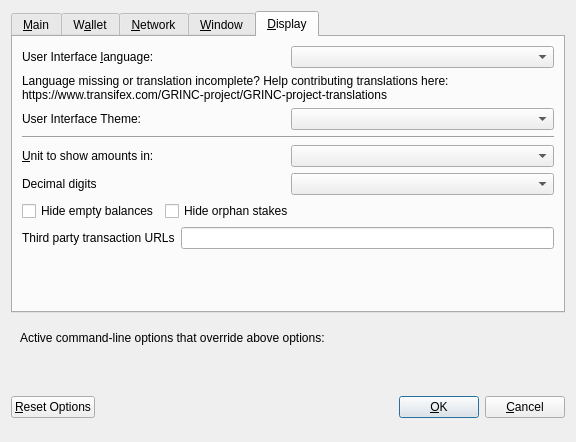
<?xml version="1.0" encoding="UTF-8"?>
<ui version="4.0">
 <class>OptionsDialog</class>
 <widget class="QDialog" name="OptionsDialog">
  <property name="geometry">
   <rect>
    <x>0</x>
    <y>0</y>
    <width>576</width>
    <height>442</height>
   </rect>
  </property>
  <property name="windowTitle">
   <string>Options</string>
  </property>
  <property name="modal">
   <bool>true</bool>
  </property>
  <layout class="QVBoxLayout" name="verticalLayout">
   <item>
    <widget class="QTabWidget" name="tabWidget">
     <property name="currentIndex">
      <number>4</number>
     </property>
     <widget class="QWidget" name="tabMain">
      <attribute name="title">
       <string>&amp;Main</string>
      </attribute>
      <layout class="QVBoxLayout" name="verticalLayout_Main">
       <item>
        <widget class="QCheckBox" name="bitcoinAtStartup">
         <property name="toolTip">
          <string>Automatically start GRINC after logging in to the system.</string>
         </property>
         <property name="text">
          <string>&amp;Start GRINC on system login</string>
         </property>
        </widget>
       </item>
       <item>
        <layout class="QHBoxLayout" name="horizontalLayout_2_Main">
         <item>
          <widget class="QLabel" name="databaseCacheLabel">
           <property name="text">
            <string>Size of &amp;database cache</string>
           </property>
           <property name="textFormat">
            <enum>Qt::PlainText</enum>
           </property>
           <property name="buddy">
            <cstring>databaseCache</cstring>
           </property>
          </widget>
         </item>
         <item>
          <widget class="QSpinBox" name="databaseCache"/>
         </item>
         <item>
          <widget class="QLabel" name="databaseCacheUnitLabel">
           <property name="text">
            <string>MB</string>
           </property>
           <property name="textFormat">
            <enum>Qt::PlainText</enum>
           </property>
          </widget>
         </item>
         <item>
          <spacer name="horizontalSpacer_2_Main">
           <property name="orientation">
            <enum>Qt::Horizontal</enum>
           </property>
           <property name="sizeHint" stdset="0">
            <size>
             <width>40</width>
             <height>20</height>
            </size>
           </property>
          </spacer>
         </item>
        </layout>
       </item>
       <item>
        <layout class="QHBoxLayout" name="horizontalLayout_3_Main">
         <item>
          <widget class="QLabel" name="threadsScriptVerifLabel">
           <property name="text">
            <string>Number of script &amp;verification threads</string>
           </property>
           <property name="textFormat">
            <enum>Qt::PlainText</enum>
           </property>
           <property name="buddy">
            <cstring>threadsScriptVerif</cstring>
           </property>
          </widget>
         </item>
         <item>
          <widget class="QSpinBox" name="threadsScriptVerif">
           <property name="toolTip">
            <string>(0 = auto, &lt;0 = leave that many cores free)</string>
           </property>
          </widget>
         </item>
         <item>
          <spacer name="horizontalSpacer_3_Main">
           <property name="orientation">
            <enum>Qt::Horizontal</enum>
           </property>
           <property name="sizeHint" stdset="0">
            <size>
             <width>40</width>
             <height>20</height>
            </size>
           </property>
          </spacer>
         </item>
        </layout>
       </item>
       <item>
        <spacer name="verticalSpacer_2">
         <property name="orientation">
          <enum>Qt::Vertical</enum>
         </property>
         <property name="sizeHint" stdset="0">
          <size>
           <width>20</width>
           <height>40</height>
          </size>
         </property>
        </spacer>
       </item>
      </layout>
     </widget>
     <widget class="QWidget" name="tabWallet">
      <attribute name="title">
       <string>W&amp;allet</string>
      </attribute>
      <layout class="QVBoxLayout" name="verticalLayout_Wallet">
       <item>
        <layout class="QHBoxLayout" name="horizontalLayout_2_Wallet">
         <item>
          <widget class="QLabel" name="labelStakeSplitThresholdText">
           <property name="text">
            <string>Stake split threshold:</string>
           </property>
          </widget>
         </item>
         <item>
          <widget class="QSpinBox" name="spinBoxStakeSplitThreshold">
           <property name="minimum">
            <number>1</number>
           </property>
           <property name="maximum">
            <number>999999</number>
           </property>
          </widget>
         </item>
        </layout>
       </item>
       <item>
        <widget class="QGroupBox" name="groupBox">
         <property name="title">
          <string>Expert</string>
         </property>
         <layout class="QVBoxLayout" name="verticalLayout_2">
          <item>
           <widget class="QCheckBox" name="coinControlFeatures">
            <property name="toolTip">
             <string>Whether to show coin control features or not.</string>
            </property>
            <property name="text">
             <string>Enable coin &amp;control features</string>
            </property>
           </widget>
          </item>
          <item>
           <widget class="QCheckBox" name="showMasternodesTab">
            <property name="toolTip">
             <string>Show additional tab listing all your masternodes in first sub-tab&lt;br/&gt;and all masternodes on the network in second sub-tab.</string>
            </property>
            <property name="text">
             <string>Show Masternodes Tab</string>
            </property>
           </widget>
          </item>
          <item>
           <widget class="QCheckBox" name="spendZeroConfChange">
            <property name="toolTip">
             <string>If you disable the spending of unconfirmed change, the change from a transaction&lt;br/&gt;cannot be used until that transaction has at least one confirmation.&lt;br/&gt;This also affects how your balance is computed.</string>
            </property>
            <property name="text">
             <string>&amp;Spend unconfirmed change</string>
            </property>
           </widget>
          </item>
         </layout>
        </widget>
       </item>
       <item>
        <spacer name="verticalSpacer_Wallet">
         <property name="orientation">
          <enum>Qt::Vertical</enum>
         </property>
         <property name="sizeHint" stdset="0">
          <size>
           <width>20</width>
           <height>40</height>
          </size>
         </property>
        </spacer>
       </item>
      </layout>
     </widget>
     <widget class="QWidget" name="tabNetwork">
      <attribute name="title">
       <string>&amp;Network</string>
      </attribute>
      <layout class="QVBoxLayout" name="verticalLayout_Network">
       <item>
        <widget class="QCheckBox" name="mapPortUpnp">
         <property name="toolTip">
          <string>Automatically open the GRINC client port on the router. This only works when your router supports UPnP and it is enabled.</string>
         </property>
         <property name="text">
          <string>Map port using &amp;UPnP</string>
         </property>
        </widget>
       </item>
       <item>
        <widget class="QCheckBox" name="allowIncoming">
         <property name="toolTip">
          <string>Accept connections from outside</string>
         </property>
         <property name="text">
          <string>Allow incoming connections</string>
         </property>
        </widget>
       </item>
       <item>
        <widget class="QCheckBox" name="connectSocks">
         <property name="toolTip">
          <string>Connect to the GRINC network through a SOCKS5 proxy.</string>
         </property>
         <property name="text">
          <string>&amp;Connect through SOCKS5 proxy (default proxy):</string>
         </property>
        </widget>
       </item>
       <item>
        <layout class="QHBoxLayout" name="horizontalLayout_1_Network">
         <item>
          <widget class="QLabel" name="proxyIpLabel">
           <property name="text">
            <string>Proxy &amp;IP:</string>
           </property>
           <property name="textFormat">
            <enum>Qt::PlainText</enum>
           </property>
           <property name="buddy">
            <cstring>proxyIp</cstring>
           </property>
          </widget>
         </item>
         <item>
          <widget class="QValidatedLineEdit" name="proxyIp">
           <property name="minimumSize">
            <size>
             <width>140</width>
             <height>0</height>
            </size>
           </property>
           <property name="maximumSize">
            <size>
             <width>140</width>
             <height>16777215</height>
            </size>
           </property>
           <property name="toolTip">
            <string>IP address of the proxy (e.g. IPv4: 127.0.0.1 / IPv6: ::1)</string>
           </property>
          </widget>
         </item>
         <item>
          <widget class="QLabel" name="proxyPortLabel">
           <property name="text">
            <string>&amp;Port:</string>
           </property>
           <property name="textFormat">
            <enum>Qt::PlainText</enum>
           </property>
           <property name="buddy">
            <cstring>proxyPort</cstring>
           </property>
          </widget>
         </item>
         <item>
          <widget class="QLineEdit" name="proxyPort">
           <property name="minimumSize">
            <size>
             <width>55</width>
             <height>0</height>
            </size>
           </property>
           <property name="maximumSize">
            <size>
             <width>55</width>
             <height>16777215</height>
            </size>
           </property>
           <property name="toolTip">
            <string>Port of the proxy (e.g. 9050)</string>
           </property>
          </widget>
         </item>
         <item>
          <spacer name="horizontalSpacer_1_Network">
           <property name="orientation">
            <enum>Qt::Horizontal</enum>
           </property>
           <property name="sizeHint" stdset="0">
            <size>
             <width>40</width>
             <height>20</height>
            </size>
           </property>
          </spacer>
         </item>
        </layout>
       </item>
       <item>
        <spacer name="verticalSpacer_Network">
         <property name="orientation">
          <enum>Qt::Vertical</enum>
         </property>
         <property name="sizeHint" stdset="0">
          <size>
           <width>20</width>
           <height>40</height>
          </size>
         </property>
        </spacer>
       </item>
      </layout>
     </widget>
     <widget class="QWidget" name="tabWindow">
      <attribute name="title">
       <string>&amp;Window</string>
      </attribute>
      <layout class="QVBoxLayout" name="verticalLayout_Window">
       <item>
        <widget class="QCheckBox" name="minimizeToTray">
         <property name="toolTip">
          <string>Show only a tray icon after minimizing the window.</string>
         </property>
         <property name="text">
          <string>&amp;Minimize to the tray instead of the taskbar</string>
         </property>
        </widget>
       </item>
       <item>
        <widget class="QCheckBox" name="minimizeOnClose">
         <property name="toolTip">
          <string>Minimize instead of exit the application when the window is closed. When this option is enabled, the application will be closed only after selecting Quit in the menu.</string>
         </property>
         <property name="text">
          <string>M&amp;inimize on close</string>
         </property>
        </widget>
       </item>
       <item>
        <spacer name="verticalSpacer_Window">
         <property name="orientation">
          <enum>Qt::Vertical</enum>
         </property>
         <property name="sizeHint" stdset="0">
          <size>
           <width>20</width>
           <height>40</height>
          </size>
         </property>
        </spacer>
       </item>
      </layout>
     </widget>
     <widget class="QWidget" name="tabDisplay">
      <attribute name="title">
       <string>&amp;Display</string>
      </attribute>
      <layout class="QVBoxLayout" name="verticalLayout_Display">
       <item>
        <layout class="QHBoxLayout" name="horizontalLayout_1_Display">
         <item>
          <widget class="QLabel" name="langLabel">
           <property name="text">
            <string>User Interface &amp;language:</string>
           </property>
           <property name="textFormat">
            <enum>Qt::PlainText</enum>
           </property>
           <property name="buddy">
            <cstring>lang</cstring>
           </property>
          </widget>
         </item>
         <item>
          <widget class="QValueComboBox" name="lang">
           <property name="toolTip">
            <string>The user interface language can be set here. This setting will take effect after restarting GRINC.</string>
           </property>
          </widget>
         </item>
        </layout>
       </item>
       <item>
        <widget class="QLabel" name="label_3">
         <property name="toolTip">
          <string notr="true"/>
         </property>
         <property name="statusTip">
          <string notr="true"/>
         </property>
         <property name="whatsThis">
          <string notr="true"/>
         </property>
         <property name="accessibleName">
          <string notr="true"/>
         </property>
         <property name="text">
          <string>Language missing or translation incomplete? Help contributing translations here:
https://www.transifex.com/GRINC-project/GRINC-project-translations</string>
         </property>
         <property name="wordWrap">
          <bool>true</bool>
         </property>
         <property name="openExternalLinks">
          <bool>true</bool>
         </property>
         <property name="textInteractionFlags">
          <set>Qt::TextBrowserInteraction</set>
         </property>
        </widget>
       </item>
       <item>
        <layout class="QHBoxLayout" name="horizontalLayout_2_Display" stretch="0,0">
         <item>
          <widget class="QLabel" name="themeLabel">
           <property name="text">
            <string>User Interface Theme:</string>
           </property>
          </widget>
         </item>
         <item>
          <widget class="QValueComboBox" name="theme"/>
         </item>
        </layout>
       </item>
       <item>
        <widget class="Line" name="line">
         <property name="orientation">
          <enum>Qt::Horizontal</enum>
         </property>
        </widget>
       </item>
       <item>
        <layout class="QHBoxLayout" name="horizontalLayout_3_Display">
         <item>
          <widget class="QLabel" name="unitLabel">
           <property name="text">
            <string>&amp;Unit to show amounts in:</string>
           </property>
           <property name="textFormat">
            <enum>Qt::PlainText</enum>
           </property>
           <property name="buddy">
            <cstring>unit</cstring>
           </property>
          </widget>
         </item>
         <item>
          <widget class="QValueComboBox" name="unit">
           <property name="toolTip">
            <string>Choose the default subdivision unit to show in the interface and when sending coins.</string>
           </property>
          </widget>
         </item>
        </layout>
       </item>
       <item>
        <layout class="QHBoxLayout" name="horizontalLayout_4_Display">
         <item>
          <widget class="QLabel" name="digitsLabel">
           <property name="text">
            <string>Decimal digits</string>
           </property>
          </widget>
         </item>
         <item>
          <widget class="QValueComboBox" name="digits"/>
         </item>
        </layout>
       </item>
       <item>
        <layout class="QHBoxLayout" name="horizontalLayout_5_Display">
         <item>
          <widget class="QCheckBox" name="checkBoxHideZeroBalances">
           <property name="toolTip">
            <string>Hide empty balances</string>
           </property>
           <property name="layoutDirection">
            <enum>Qt::LeftToRight</enum>
           </property>
           <property name="text">
            <string>Hide empty balances</string>
           </property>
          </widget>
         </item>
         <item>
          <widget class="QCheckBox" name="checkBoxHideOrphans">
           <property name="toolTip">
            <string>Hide orphan stakes in transaction lists</string>
           </property>
           <property name="text">
            <string>Hide orphan stakes</string>
           </property>
          </widget>
         </item>
         <item>
          <spacer name="horizontalSpacer">
           <property name="orientation">
            <enum>Qt::Horizontal</enum>
           </property>
           <property name="sizeHint" stdset="0">
            <size>
             <width>40</width>
             <height>20</height>
            </size>
           </property>
          </spacer>
         </item>
        </layout>
       </item>
       <item>
        <layout class="QHBoxLayout" name="horizontalLayout_6_Display">
         <item>
          <widget class="QLabel" name="thirdPartyTxUrlsLabel">
           <property name="toolTip">
            <string>Third party URLs (e.g. a block explorer) that appear in the transactions tab as context menu items. %s in the URL is replaced by transaction hash. Multiple URLs are separated by vertical bar |.</string>
           </property>
           <property name="text">
            <string>Third party transaction URLs</string>
           </property>
           <property name="buddy">
            <cstring>thirdPartyTxUrls</cstring>
           </property>
          </widget>
         </item>
         <item>
          <widget class="QLineEdit" name="thirdPartyTxUrls">
           <property name="toolTip">
            <string>Third party URLs (e.g. a block explorer) that appear in the transactions tab as context menu items. %s in the URL is replaced by transaction hash. Multiple URLs are separated by vertical bar |.</string>
           </property>
          </widget>
         </item>
        </layout>
       </item>
       <item>
        <spacer name="verticalSpacer">
         <property name="orientation">
          <enum>Qt::Vertical</enum>
         </property>
         <property name="sizeHint" stdset="0">
          <size>
           <width>20</width>
           <height>40</height>
          </size>
         </property>
        </spacer>
       </item>
      </layout>
     </widget>
    </widget>
   </item>
   <item>
    <widget class="QFrame" name="frame">
     <layout class="QVBoxLayout" name="verticalLayout_Bottom">
      <item>
       <layout class="QHBoxLayout" name="horizontalLayout_Bottom">
        <item>
         <widget class="QLabel" name="overriddenByCommandLineInfoLabel">
          <property name="text">
           <string>Active command-line options that override above options:</string>
          </property>
          <property name="textFormat">
           <enum>Qt::PlainText</enum>
          </property>
         </widget>
        </item>
        <item>
         <spacer name="horizontalSpacer_Bottom">
          <property name="orientation">
           <enum>Qt::Horizontal</enum>
          </property>
          <property name="sizeHint" stdset="0">
           <size>
            <width>40</width>
            <height>20</height>
           </size>
          </property>
         </spacer>
        </item>
       </layout>
      </item>
      <item>
       <widget class="QLabel" name="overriddenByCommandLineLabel">
        <property name="text">
         <string/>
        </property>
        <property name="textFormat">
         <enum>Qt::PlainText</enum>
        </property>
        <property name="wordWrap">
         <bool>true</bool>
        </property>
       </widget>
      </item>
     </layout>
    </widget>
   </item>
   <item>
    <layout class="QHBoxLayout" name="horizontalLayout_Buttons">
     <item>
      <widget class="QPushButton" name="resetButton">
       <property name="toolTip">
        <string>Reset all client options to default.</string>
       </property>
       <property name="text">
        <string>&amp;Reset Options</string>
       </property>
       <property name="autoDefault">
        <bool>false</bool>
       </property>
      </widget>
     </item>
     <item>
      <spacer name="horizontalSpacer_1">
       <property name="orientation">
        <enum>Qt::Horizontal</enum>
       </property>
       <property name="sizeHint" stdset="0">
        <size>
         <width>40</width>
         <height>48</height>
        </size>
       </property>
      </spacer>
     </item>
     <item>
      <widget class="QLabel" name="statusLabel">
       <property name="minimumSize">
        <size>
         <width>200</width>
         <height>0</height>
        </size>
       </property>
       <property name="font">
        <font>
         <weight>75</weight>
         <bold>true</bold>
        </font>
       </property>
       <property name="text">
        <string/>
       </property>
       <property name="textFormat">
        <enum>Qt::PlainText</enum>
       </property>
       <property name="wordWrap">
        <bool>true</bool>
       </property>
      </widget>
     </item>
     <item>
      <spacer name="horizontalSpacer_2">
       <property name="orientation">
        <enum>Qt::Horizontal</enum>
       </property>
       <property name="sizeHint" stdset="0">
        <size>
         <width>40</width>
         <height>48</height>
        </size>
       </property>
      </spacer>
     </item>
     <item>
      <widget class="QPushButton" name="okButton">
       <property name="text">
        <string>&amp;OK</string>
       </property>
       <property name="autoDefault">
        <bool>false</bool>
       </property>
       <property name="default">
        <bool>true</bool>
       </property>
      </widget>
     </item>
     <item>
      <widget class="QPushButton" name="cancelButton">
       <property name="text">
        <string>&amp;Cancel</string>
       </property>
       <property name="autoDefault">
        <bool>false</bool>
       </property>
      </widget>
     </item>
    </layout>
   </item>
  </layout>
 </widget>
 <customwidgets>
  <customwidget>
   <class>QValidatedLineEdit</class>
   <extends>QLineEdit</extends>
   <header>qvalidatedlineedit.h</header>
  </customwidget>
  <customwidget>
   <class>QValueComboBox</class>
   <extends>QComboBox</extends>
   <header>qvaluecombobox.h</header>
  </customwidget>
 </customwidgets>
 <resources/>
 <connections/>
</ui>
